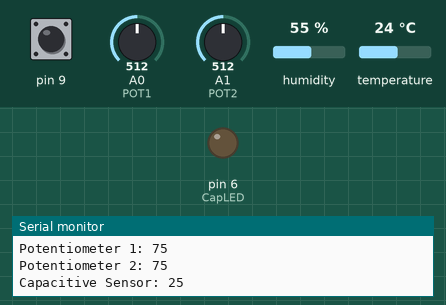
This sketch was run on a simulated Arduino Uno, built with avr-gcc and run on an emulated ATmega328P. Shown: output pins drawn as LEDs (lit = HIGH), the last lines printed to the serial monitor. Dashed ring = blinking. The test bench sets the inputs (shaded band); at power-on: A1 (POT2) = 512, A0 (POT1) = 512, pin 9 HIGH, humidity 55 %, temperature 24 °C.

Above: at 1.2 s.
1.3 s: A1 (POT2) set to 178
5.7 s: A1 (POT2) set to 158
At 7.01 s:
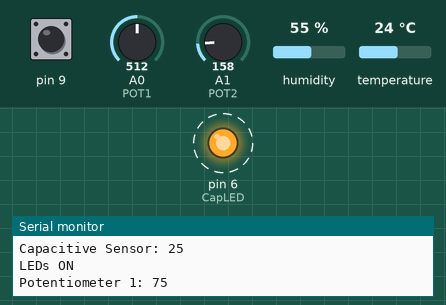
9.2 s: A0 (POT1) set to 475
13.6 s: A0 (POT1) set to 452
At 13.6 s:
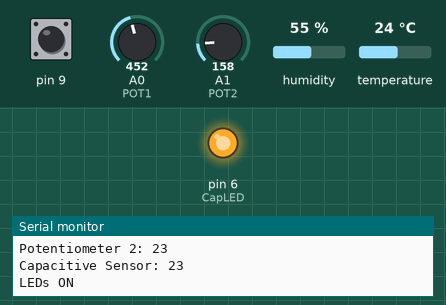
18.0 s: pin 9 pulled LOW for 1 s
At 19.6 s:
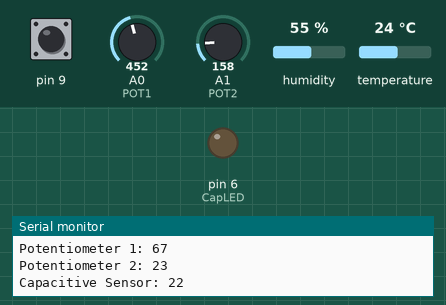
21.5 s: A1 (POT2) set to 30
At 22.84 s:
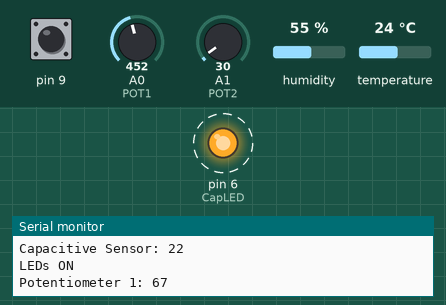
Timing chart, 0 to 25.4 s (numbered marks = the images above; inputs shaded):
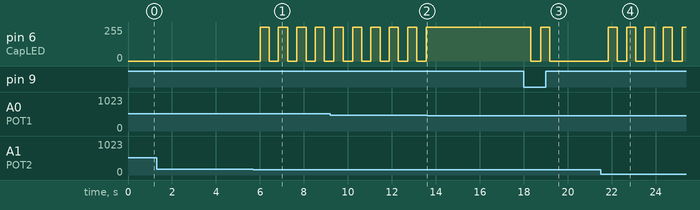

The sketch:

DHT11.ino
```cpp
#include <dht11.h>
#include <CapacitiveSensor.h>
#define DHT11PIN 4
int DHTLoop;
#define POT1 A0
#define POT2 A1
#define CapLED 6
//Initialize the capacitive sensor. 8-send 9-receive
CapacitiveSensor Sensor = CapacitiveSensor(8, 9);
long val;
int CapLEDState;
dht11 DHT11;

void setup()
{
  Serial.begin(9600);
  pinMode(CapLED, OUTPUT);
  DHTLoop = 0;
  CapLEDState = 0;
}

void loop()
{
  //Increment the temperature sensor loop
  DHTLoop ++;
  //Read the current data from the potentiometers
  int data1 = analogRead(POT1);
  int data2 = analogRead(POT2);
  //Shift the max value of the potentiometers from 1023 to 255
  data1 = data1 >> 2;
  data2 = data2 >> 2;
  //Map the value of the potentiometers from 0-255 to 1-150
  data1 = map(data1, 0, 255, 1, 150);
  data2 = map(data2, 0, 255, 1, 150);
  //Print the value of the potentiometers
  Serial.print(F("Potentiometer 1: "));
  Serial.println(data1);
  Serial.print(F("Potentiometer 2: "));
  Serial.println(data2);
  //Read the current data from the capacitive sensor
  val = Sensor.capacitiveSensor(data1);
  //Constrain the value of the capacitive sensor to 0-150
  val = constrain(val, 0, 150);
  //Print the value of the capacitive sensor
  Serial.print(F("Capacitive Sensor: "));
  Serial.println(val);
  //If the value of the capacitive sensor is greater than or equal to the value of pot 2 and capstate is 1, dim the lights
  if (val >= data2 && CapLEDState == 1) {
    Serial.println(F("LEDs OFF"));
    CapLEDState = 0;
    for (int i = 255; i > 0; i--) {
      analogWrite(CapLED, i);
      delay(1);
    };
    analogWrite(CapLED, 0);
    delay(50);
  }
  //If the value of the capacitive sensor is greater than or equal to the value of pot 2 and capstate is 0, brighten the lights
  else if (val >= data2 && CapLEDState == 0) {
    CapLEDState = 1;
    Serial.println(F("LEDs ON"));
    for (int i = 0; i < 255; i++) {
      analogWrite(CapLED, i);
      delay(1);
    };
    analogWrite(CapLED, 255);
    delay(50);
  };
  //If we're on loop 10, more than a second has passed. read the value of the thermometer.
  if (DHTLoop == 10){
    DHTLoop = 0;
    int chk = DHT11.read(DHT11PIN);
    Serial.print(F("Humidity (%): "));
    Serial.println((float)DHT11.humidity, 2);
    Serial.print(F("Temperature  (F): "));
    Serial.println(((float)DHT11.temperature * 9/5) + 32, 2);
  };
  delay(100);

}
```

Measured:
- the behaviour switches between 172 and 171 on A1 (POT2) (found by bisection; images 0 and 1)
- the behaviour switches between 468 and 467 on A0 (POT1) (found by bisection; images 1 and 2)
- after the input at 5.7 s, pin 6 (CapLED): alternates 255/255 for 0.42 s and 0/255 for 0.42 s, starting after 0.31 s
- after the input at 13.6 s, pin 6 (CapLED): stops changing and stays 255/255
- after the input at 18.0 s, pin 6 (CapLED): 255/255 → 0/255 after 0.33 s, → 255/255 0.44 s later, → 0/255 0.42 s later
- after the input at 21.5 s, pin 6 (CapLED): alternates 255/255 for 0.42 s and 0/255 for 0.42 s, starting after 0.34 s
